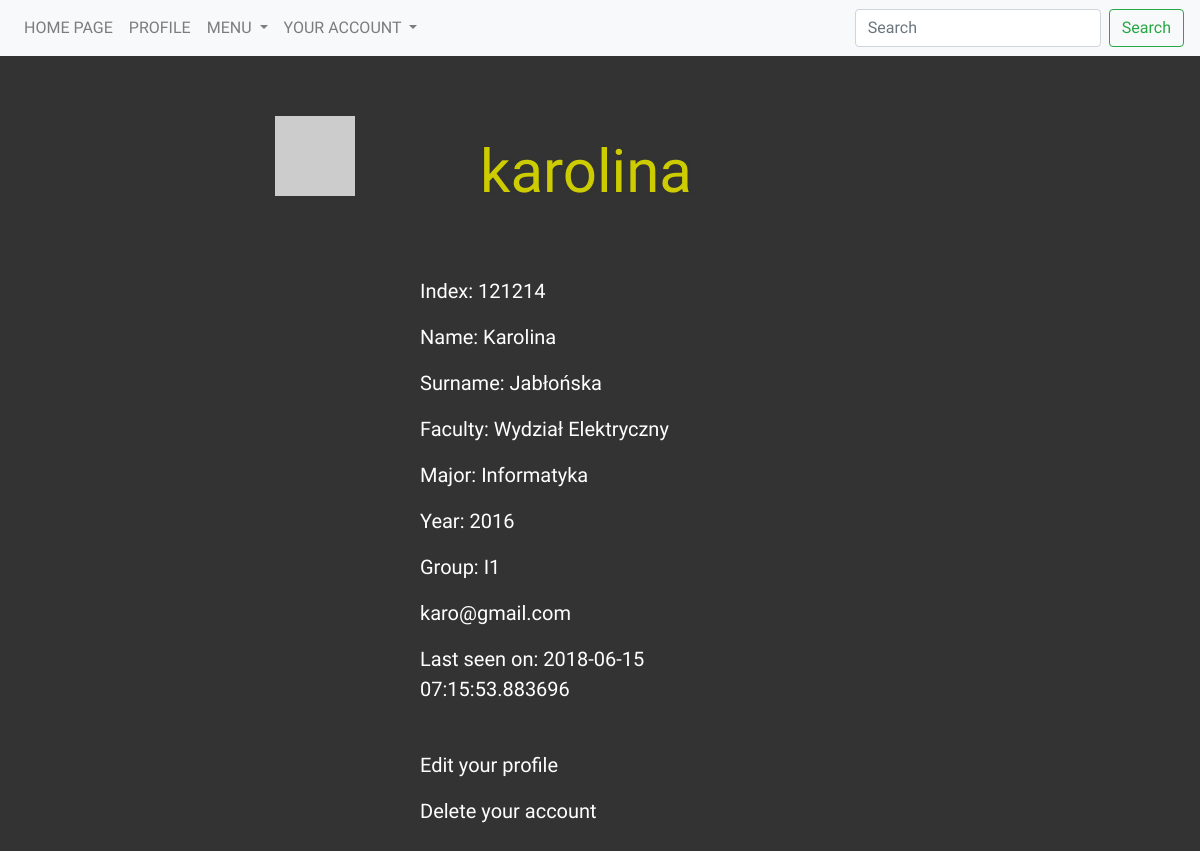
Page /students/5 (signed in) on the earlier database version.
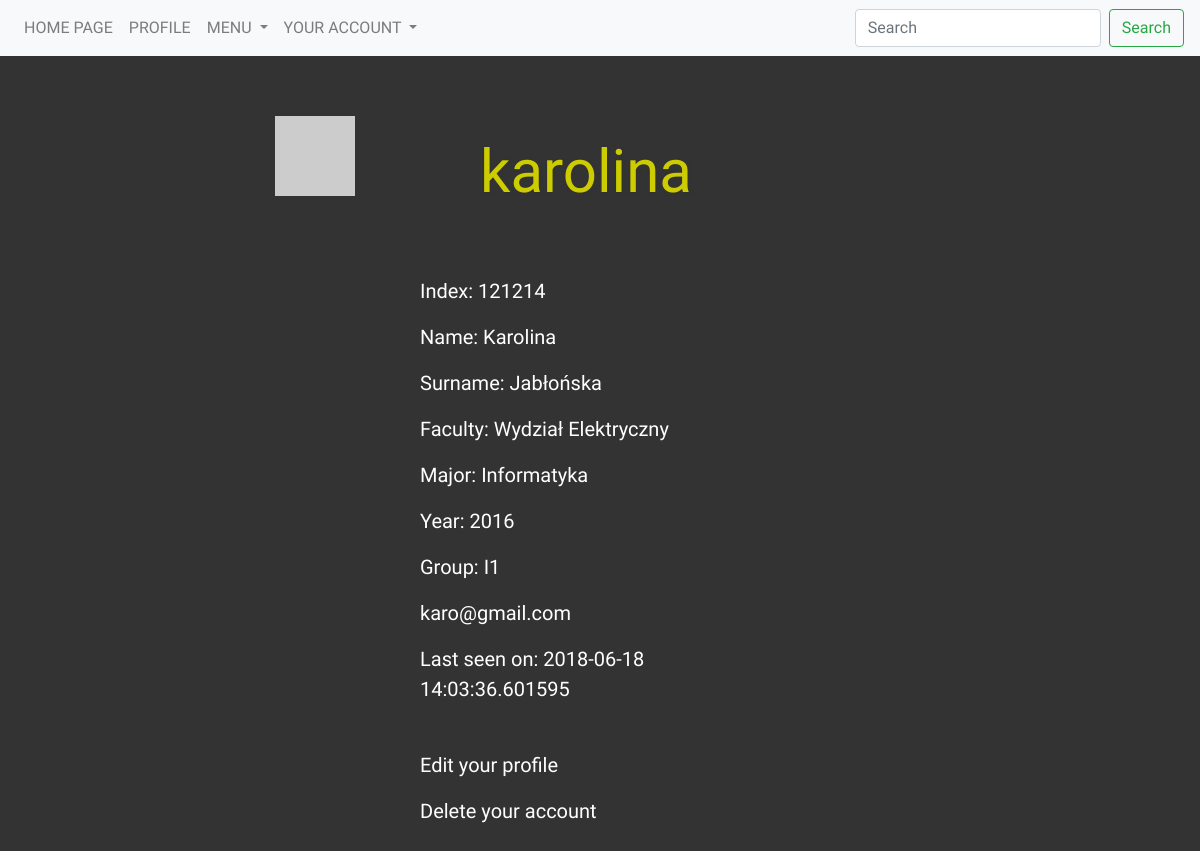
Same page on the later database version.
### models.py (models this page shows, shortened)
class User(db.Model, UserMixin):
    __tablename__ = 'user'
    __searchable__ = ['username']
    id = Column(Integer, autoincrement=True, primary_key=True)
    username = Column(String(25), default='', unique=True)
    active = Column(Boolean, default=True)
    email = Column(String(200), unique=True)
    password = Column(String(200), default='')
    admin = Column(Boolean, default=False)
    confirmed = Column(db.Boolean, nullable=False, default=False)
    confirmed_on = Column(db.DateTime, nullable=True)
    registered_on = Column(db.DateTime, nullable=False)
    about_me = Column(String(140))
    last_seen = Column(DateTime, default=datetime.utcnow)
    student_id = db.Column(db.Integer, db.ForeignKey('student.id'), unique=True)
    def get_id(self):
        return self.id
    def avatar(self, size):
        digest = md5(self.email.lower().encode('utf-8')).hexdigest()
        return 'https://www.gravatar.com/avatar/{}?d=identicon&s={}'.\
            format(digest, size)

class Student(db.Model):
    __tablename__ = 'student'
    __searchable__ = ['name', 'surname']
    id = Column(Integer, autoincrement=True, primary_key=True)
    index = Column(Integer, unique=True)
    name = Column(String(25), default='')
    surname = Column(String(25), default='')
    faculty_id = db.Column(db.Integer, db.ForeignKey('faculty.id'), nullable=False)
    major_id = db.Column(db.Integer, db.ForeignKey('major.id'), nullable=False)
    year_id = db.Column(db.Integer, db.ForeignKey('year.id'), nullable=False)
    group_id = db.Column(db.Integer, db.ForeignKey('group.id'), nullable=False)
    user = db.relationship('User', backref='student')

class Faculty(db.Model):
    __tablename__ = 'faculty'
    __searchable__ = ['name']
    id = Column(Integer, autoincrement=True, primary_key=True )
    name = Column(String(100), default='')
    major = db.relationship('Major', backref='faculty')
    year = db.relationship('Year', backref='faculty')
    group = db.relationship('Group', backref='faculty')
    student = db.relationship('Student', backref='faculty')

class Major(db.Model):
    __tablename__ = 'major'
    __searchable__ = ['name']
    id = Column(Integer, autoincrement=True, primary_key=True)
    name = Column(String(50), default='')
    year = db.relationship('Year', backref='major')
    group = db.relationship('Group', backref='major')
    student = db.relationship('Student', backref='major')
    faculty_id = db.Column(db.Integer, db.ForeignKey('faculty.id'), nullable=False)

class Year(db.Model):
    __tablename__ = 'year'
    __searchable__ = ['nr']
    id = Column(Integer, autoincrement=True, primary_key=True)
    nr = Column(String(4), default='')
    group = db.relationship('Group', backref='year')
    student = db.relationship('Student', backref='year')
    faculty_id = db.Column(db.Integer, db.ForeignKey('faculty.id'), nullable=False)
    major_id = db.Column(db.Integer, db.ForeignKey('major.id'), nullable=False)
    secretary_id = db.Column(db.Integer, db.ForeignKey('secretary.id'), nullable=False)

class Group(db.Model):
    __tablename__ = 'group'
    __searchable__ = ['subject']
    id = Column(Integer, autoincrement=True, primary_key=True)
    name = Column(String(10), default='')
    student = db.relationship('Student', backref='group')
    faculty_id = db.Column(db.Integer, db.ForeignKey('faculty.id'), nullable=False)
    major_id = db.Column(db.Integer, db.ForeignKey('major.id'), nullable=False)
    year_id = db.Column(db.Integer, db.ForeignKey('year.id'), nullable=False)

### views/students.py (the view)
@app.route('/students/<int:id>', methods=['GET'])
@login_required
def student(id):
    student = Student.query.filter(Student.id == id).first()
    user = User.query.filter(User.id == student.id + 1).first()
    return render_template('faculty/students/profile.html', user=user, student=student, current_user=current_user)

### views/user.py (called while the page is built)
@lm.user_loader
def load_user(user_id):
    return User.query.filter(User.id == user_id).first()

@app.before_request
def before_request():
    if current_user.is_authenticated:
        current_user.last_seen = datetime.utcnow()
        db.session.commit()

### templates/faculty/students/profile.html (shortened to what this page needs)
{% extends "_base.html" %}
{% block content %}
    <div class="row">
        <div class="offset-md-2 col-md-2">
            <img class="avatar" src="{{ user.avatar(128) }}">
        </div>
    <br>
        <div class="content col-md-4">
            <h2 style="color: #cccc00">{{ user.username }}</h2>
            <p> Index: {{ student.index }}</p>
            <p> Name: {{ student.name }}</p>
            <p> Surname: {{ student.surname }}</p>
            <p> Faculty: {{ student.faculty.name }}</p>
            <p> Major: {{ student.major.name }}</p>
            <p> Year: {{ student.year.nr }}</p>
            <p> Group: {{ student.group.name }}</p>
            <p><a class="u-email" href="mailto:{{ user.email }}">{{user.email }}</a></p>
                {% if user.last_seen %}<p>Last seen on: {{ user.last_seen}}</p>{% endif %}
        <br>
        {% if user == current_user %}
                <p><a class="profile_options" href="{{ url_for('edit_profile',id=student.id)}}">Edit your profile</a></p>
                <p><a class="profile_options" href="{{ url_for('delete_account',id=student.id)}}">Delete your account</a></p>
        {% endif %}
    </div>
{% endblock %}

### templates/_base.html (shortened to what this page needs)
<!doctype html>
<html lang=en>
<head>
  <link rel="stylesheet" href="https://maxcdn.bootstrapcdn.com/bootstrap/4.0.0/css/bootstrap.min.css"
>
  <link rel="stylesheet" href="https://cdnjs.cloudflare.com/ajax/libs/font-awesome/4.7.0/css/font-awesome.min.css">
  <link rel="stylesheet" href="{{ url_for('static', filename='css/base.css') }}">
  <link rel="stylesheet" href="{{ url_for('static', filename='css/profile.css') }}">
  <link rel="stylesheet" href="{{ url_for('static', filename='css/students.css') }}">
  <link rel="stylesheet" href="{{ url_for('static', filename='css/faculties.css') }}">
  <link rel="stylesheet" href="{{ url_for('static', filename='css/majors.css') }}">
  <link rel="stylesheet" href="{{ url_for('static', filename='css/years.css') }}">
  <link rel="stylesheet" href="{{ url_for('static', filename='css/groups.css') }}">
</head>
<body>
<div class="container-fluid">
<nav class="navbar navbar-expand-lg navbar-light bg-light fixed-top">
  <div class="collapse navbar-collapse" id="navbarSupportedContent">
    <ul class="navbar-nav mr-auto">
      <li class="nav-item">
        <a class="nav-link" href="{{ url_for('home_page') }}"><p class="menu">HOME PAGE</p></a>
      </li>
      {% if current_user.is_authenticated and current_user.admin == False %}
      {% set id = current_user.id - 1 %}
      <li class="nav-item">
        <a class="nav-link" href="/students/{{id}}"><p class="menu">PROFILE</p></a>
      </li>
      {% endif %}
        {% if current_user.is_authenticated %}
            <li class="nav-item dropdown">
        <a class="nav-link dropdown-toggle" href="#" id="navbarDropdownMenu" role="button" data-toggle="dropdown" aria-haspopup="true" aria-expanded="false">
          MENU
        </a>
      </li>
      {% endif %}
    <li class="nav-item dropdown">
        <a class="nav-link dropdown-toggle" href="#" id="navbarDropdownYourAccount" role="button" data-toggle="dropdown" aria-haspopup="true" aria-expanded="false">
          YOUR ACCOUNT
        </a>
    </ul>
  <div class="search">
    <form class="form-inline my-2 my-lg-0">
      <input class="form-control mr-sm-2" type="search" placeholder="Search" aria-label="Search">
      <button class="btn btn-outline-success my-2 my-sm-0" type="submit">Search</button>
    </form>
      </div>
  </div>
</nav>
    <div class="row">
      <div class="col-12">
      </div>
    </div>
    {% block content %}{% endblock %}
</div>
</body>
</html>

### static/css/base.css (style rules this page uses)
body { background-color: #333333; padding-top: 55px; }
h2 { color: #cccc00; font-family: 'Oswald', sans-serif; font-size: 60px; text-shadow: 1px 1px 3px #333333; padding: 60px; }
.navbar { display: inline-block; float: none; vertical-align: top; text-align: center; }
.nav-item { font-family: 'Oswald', sans-serif; color: #ffffff; }
.search { font-family: 'Oswald', sans-serif; }
.menu { margin: 0px; }
.content { color: white; font-family: 'Oswald', sans-serif; font-size: 20px; }

### static/css/profile.css (style rules this page uses)
.avatar { padding: 20px 500px 0px; }
.u-email { color: #ffffff; }
.profile_options { color: #ffffff; }

### templates/faculty/students/profile.html (style rules this page uses)
.content { padding: 20px; }
.avatar { padding: 60px; }

Differences in the rows shown:
changed User "karolina": last_seen "2018-06-15 07:15:53.883696" → "2018-06-18 14:03:36.601595"
